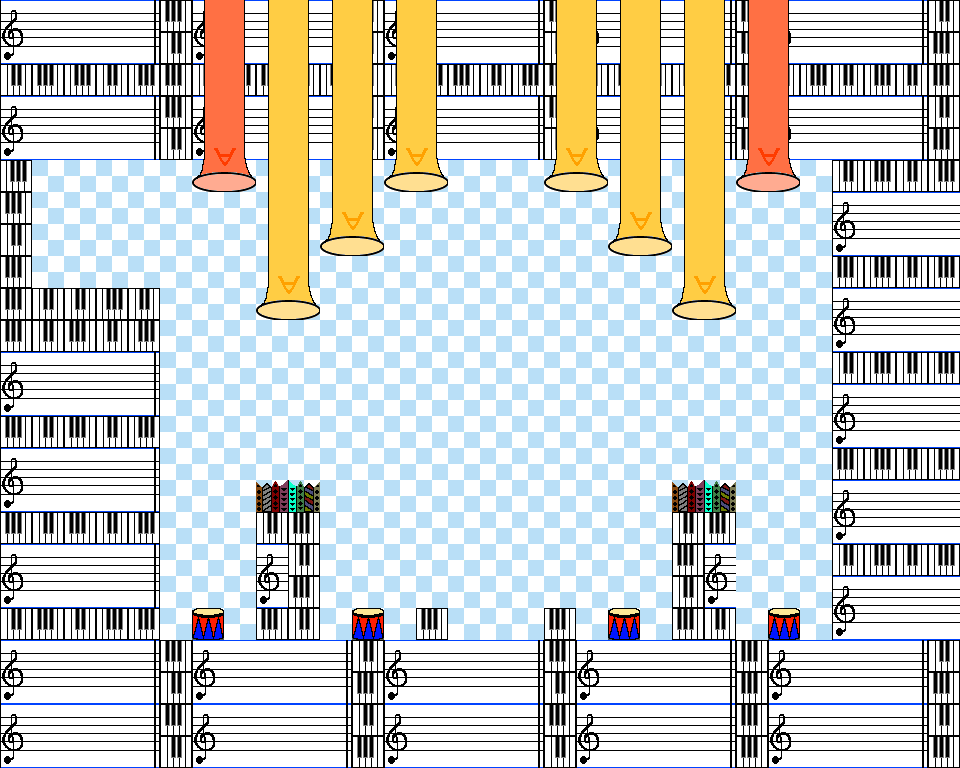

A level layout from a 2D game, rendered from its tile map. Below: a short description, then the map file with tile-grid data replaced by summaries:
An orthogonal 30x24 tile map with 32x32 px tiles, 5 tile layers (Collision_Layer, Background, Terrain, Front_Layer, ...), 2 tilesets and 6 objects (5x enemy, InZone).

<map version="1.0" orientation="orthogonal" renderorder="right-down" width="30" height="24" tilewidth="32" tileheight="32" nextobjectid="14">
 <tileset firstgid="1" name="collision_set" tilewidth="32" tileheight="32" tilecount="50" columns="5">
  <image source="img/collision_set.png" width="160" height="320" />
 </tileset>
 <tileset firstgid="51" name="set_music" tilewidth="32" tileheight="32" tilecount="100" columns="10">
  <image source="img/set_music.png" width="320" height="320" />
  <tile id="1">
   <animation>
    <frame tileid="21" duration="500" />
    <frame tileid="41" duration="500" />
    <frame tileid="61" duration="500" />
    <frame tileid="81" duration="500" />
    <frame tileid="6" duration="500" />
   </animation>
  </tile>
  <tile id="2">
   <animation>
    <frame tileid="22" duration="500" />
    <frame tileid="42" duration="500" />
    <frame tileid="62" duration="500" />
    <frame tileid="82" duration="500" />
    <frame tileid="7" duration="500" />
   </animation>
  </tile>
  <tile id="3">
   <animation>
    <frame tileid="23" duration="500" />
    <frame tileid="43" duration="500" />
    <frame tileid="63" duration="500" />
    <frame tileid="83" duration="500" />
    <frame tileid="8" duration="500" />
   </animation>
  </tile>
  <tile id="4">
   <animation>
    <frame tileid="24" duration="500" />
    <frame tileid="44" duration="500" />
    <frame tileid="64" duration="500" />
    <frame tileid="84" duration="500" />
    <frame tileid="9" duration="500" />
   </animation>
  </tile>
  <tile id="10">
   <animation>
    <frame tileid="30" duration="500" />
    <frame tileid="50" duration="500" />
    <frame tileid="70" duration="500" />
    <frame tileid="90" duration="500" />
    <frame tileid="15" duration="500" />
   </animation>
  </tile>
  <tile id="11">
   <animation>
    <frame tileid="31" duration="500" />
    <frame tileid="51" duration="500" />
    <frame tileid="71" duration="500" />
    <frame tileid="91" duration="500" />
    <frame tileid="16" duration="500" />
   </animation>
  </tile>
  <tile id="12">
   <animation>
    <frame tileid="32" duration="500" />
    <frame tileid="52" duration="500" />
    <frame tileid="72" duration="500" />
    <frame tileid="92" duration="500" />
    <frame tileid="17" duration="500" />
   </animation>
  </tile>
  <tile id="14">
   <animation>
    <frame tileid="34" duration="500" />
    <frame tileid="54" duration="500" />
    <frame tileid="74" duration="500" />
    <frame tileid="94" duration="500" />
    <frame tileid="19" duration="500" />
   </animation>
  </tile>
  <tile id="35">
   <animation>
    <frame tileid="35" duration="200" />
    <frame tileid="36" duration="100" />
    <frame tileid="37" duration="100" />
   </animation>
  </tile>
  <tile id="78">
   <animation>
    <frame tileid="78" duration="300" />
    <frame tileid="55" duration="300" />
   </animation>
  </tile>
  <tile id="79">
   <animation>
    <frame tileid="79" duration="300" />
    <frame tileid="56" duration="300" />
   </animation>
  </tile>
  <tile id="88">
   <animation>
    <frame tileid="88" duration="300" />
    <frame tileid="65" duration="300" />
   </animation>
  </tile>
  <tile id="89">
   <animation>
    <frame tileid="89" duration="300" />
    <frame tileid="66" duration="300" />
   </animation>
  </tile>
  <tile id="98">
   <animation>
    <frame tileid="98" duration="300" />
    <frame tileid="75" duration="300" />
   </animation>
  </tile>
  <tile id="99">
   <animation>
    <frame tileid="99" duration="300" />
    <frame tileid="76" duration="300" />
   </animation>
  </tile>
 </tileset>
 <layer name="Collision_Layer" width="30" height="24">
  <data>[720 cells, 455 non-empty, 4 distinct tile ids]</data>
 </layer>
 <layer name="Background" width="30" height="24">
  <data>[720 cells, 720 non-empty, 1 distinct tile ids]</data>
 </layer>
 <layer name="Terrain" width="30" height="24">
  <data>[720 cells, 415 non-empty, 18 distinct tile ids]</data>
 </layer>
 <layer name="Front_Layer" width="30" height="24">
  <data>[720 cells, 120 non-empty, 12 distinct tile ids]</data>
 </layer>
 <layer name="Sprite_Layer" width="30" height="24">
  <data>[720 cells, 0 non-empty, 0 distinct tile ids]</data>
 </layer>
 <objectgroup name="outZoneLayer" />
 <objectgroup name="inZoneLayer">
  <object id="3" name="InZone" x="59" y="208" width="9" height="30">
   <properties>
    <property name="StartPoint" value="StartPointMusicBoss" />
   </properties>
  </object>
 </objectgroup>
 <objectgroup name="enemyLayer">
  <object id="4" name="enemyMusicBoss" type="enemy" x="448" y="511" width="95" height="127" />
  <object id="9" name="enemyNoteInv" type="enemy" x="224.75" y="221.5" width="6" height="13">
   <properties>
    <property name="iterStart" value="640" />
   </properties>
  </object>
  <object id="10" name="enemyNoteInv" type="enemy" x="760" y="225.5" width="6" height="13">
   <properties>
    <property name="iterStart" value="290" />
   </properties>
  </object>
  <object id="12" name="enemyNoteInv" type="enemy" x="185.75" y="220.75" width="6" height="13">
   <properties>
    <property name="iterStart" value="650" />
   </properties>
  </object>
  <object id="13" name="enemyNoteInv" type="enemy" x="802.5" y="226" width="6" height="13">
   <properties>
    <property name="iterStart" value="280" />
   </properties>
  </object>
 </objectgroup>
 <objectgroup name="itemLayer" />
</map>
